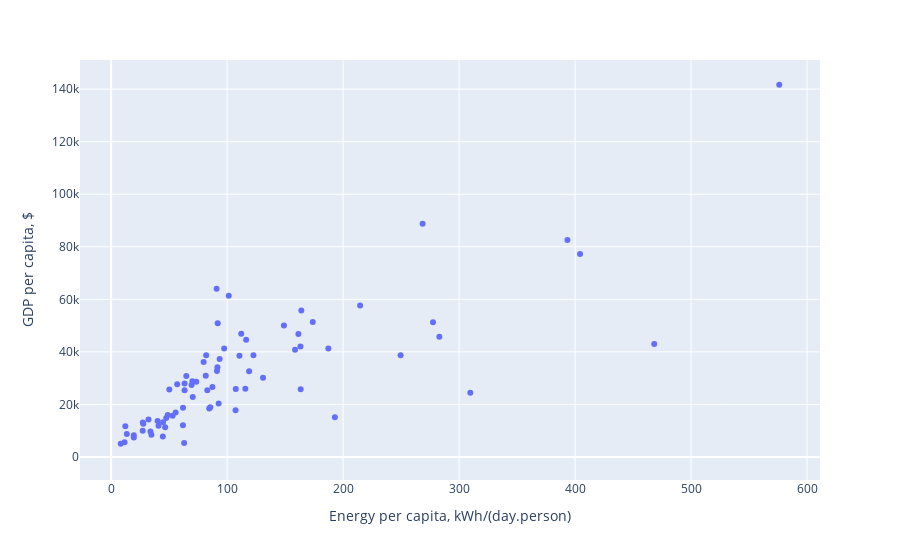

Notebook cell for this chart:
### Code cell
# plot gdp vs energy_per_capita in an interactive plot
fig = px.scatter(df, x="energy_per_capita", y="gdp_per_capita", hover_data=["country"])
# label x and y axis
fig.update_xaxes(title_text="Energy per capita, kWh/(day.person)")
fig.update_yaxes(title_text="GDP per capita, $")
fig.show()

### Figure 1 — Plotly figure (JSON) as saved in the notebook; plotly's stock layout.template omitted (floating-point values rounded to 4 significant figures; data arrays with more than 128 entries replaced by an {"elided": "..."} marker saying what was removed)
{"data": [{"customdata": {"elided": "185x1 str values"}, "hovertemplate": "energy_per_capita=%{x}<br>gdp_per_capita=%{y}<br>country=%{customdata[0]}<extra></extra>", "legendgroup": "", "marker": {"color": "#636efa", "symbol": "circle"}, "mode": "markers", "name": "", "orientation": "v", "showlegend": false, "type": "scatter", "x": {"elided": "185 float values"}, "xaxis": "x", "y": {"elided": "185 float values"}, "yaxis": "y"}], "layout": {"legend": {"tracegroupgap": 0}, "margin": {"t": 60}, "xaxis": {"anchor": "y", "domain": [0, 1], "title": {"text": "Energy per capita, kWh/(day.person)"}}, "yaxis": {"anchor": "x", "domain": [0, 1], "title": {"text": "GDP per capita, $"}}}}
